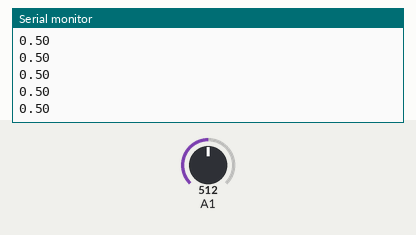
Simulated run of this sketch. Board: Arduino Uno, built with avr-gcc and run on an emulated ATmega328P. Parts: the last lines printed to the serial monitor. The inputs (shaded band) are chosen by the test bench; at power-on: A1 = 512.

Above: at 1.2 s.
1.3 s: A1 set to 716
At 1.31 s:
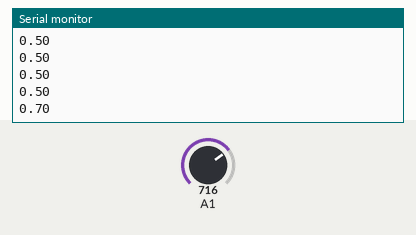
2.8 s: A1 set to 900
At 2.82 s:
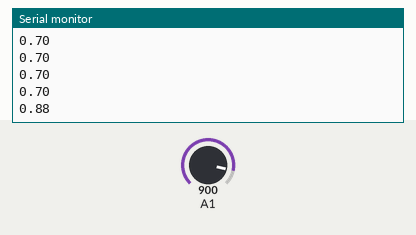
Timing chart, 0 to 5.8 s (numbered marks = the images above; inputs shaded):
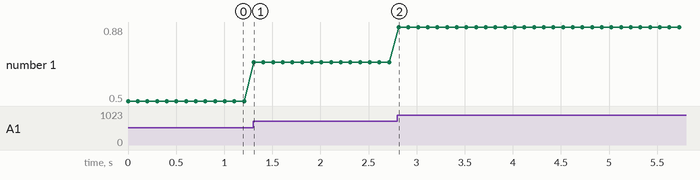

The sketch:

Gas_Sensor.ino
```cpp
/*
 * Grove - Gas Sensor Demo v1.0
 *
 * The Gas Sensor detect the related Gas density,
 * Arduino get the result by anologread. the gas Density is
 * 0~1, larger the output is, the denser the gas.
 * Connect the Sensor to A0 in this demo;
 *
 *  By: http://www.seeedstudio.com
*/
void setup()
{
    Serial.begin(9600);
}

void loop()
{
    float vol;
    int sensorValue = analogRead(A1);
    vol=(float)sensorValue/1024;
    Serial.println(vol);
    delay(100);
}
```

Measured:
- after the input at 1.3 s, the serial monitor: prints a new line at once (image 1)
- after the input at 2.8 s, the serial monitor: prints a new line at once (image 2)
- plotted number 1: 0.5 → 0.7 after the input at 1.3 s, 0.7 → 0.88 after the input at 2.8 s
